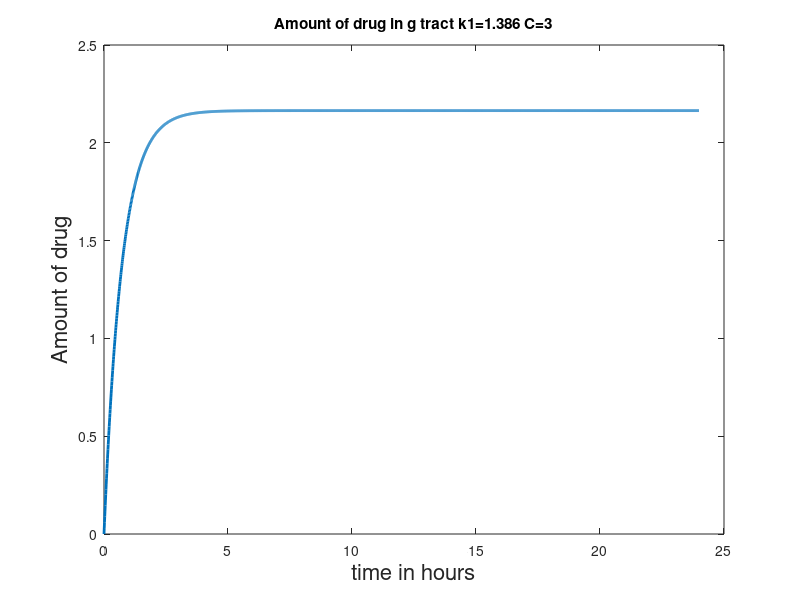
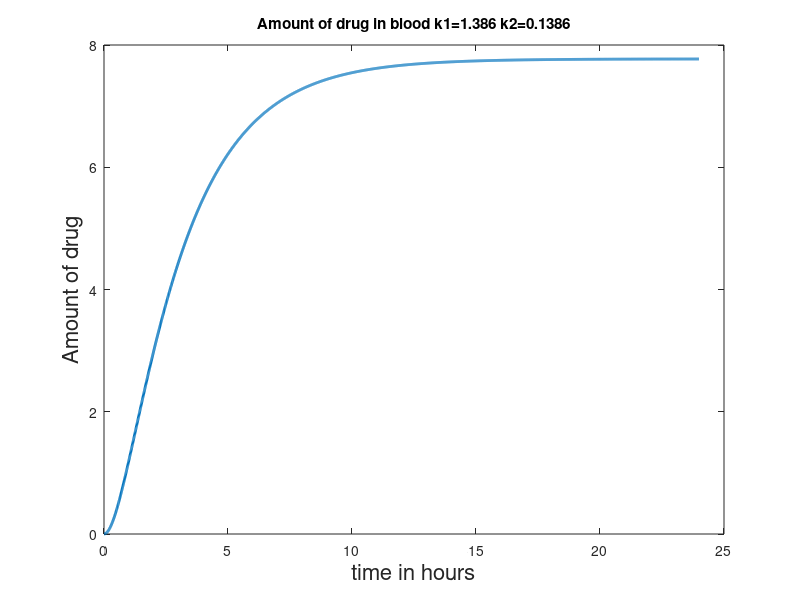

The MATLAB script that drew these images, in order:
clear
close all

k1= 1.386;
k2= 0.386; 
C=3; % constant rate of input (medicine units per hr) 
total_time=24;
dt=1e-2 ;
N= total_time/dt;



x= zeros(N,1);
y= zeros(N,1);
time= zeros(N,1); 
x(1)=0; 

for i= 1:N-1
    
    x(i+1)= x(i) + ( C - k1*x(i) )*dt;
    y(i+1)= y(i) + (k1*x(i)- k2*y(i) )*dt ;
    time(i+1)=time(i)+dt;
end

plot(time,x,'LineWidth',2);
title('Amount of drug in g tract k1=1.386 C=3')
xlabel('time in hours','FontSize',16);
ylabel('Amount of drug','FontSize',16);

figure

plot(time,y,'LineWidth',2);
title('Amount of drug in blood k1=1.386 k2=0.1386'); 
xlabel('time in hours','FontSize',16);
ylabel('Amount of drug','FontSize',16);



% figure


%%%%%%%%%%%%%%%%%%
% comparing plots for different k2
% k2vals= [0.01386 0.06 0.1386 0.6386 1.386];
% k1vals= [0.06931 0.11 0.691 1.0 1.5]; 
% 
% hold on; 
% 
% for j= 1:5
% 
%     k2 = k2vals(j);
%     x(1)=1;
%     y(1)=0; 
%     %k2 = 0.01386;
%     for i= 1:N-1
%     
%    x(i+1)= x(i) + ( C - k1*x(i) )*dt;
%     y(i+1)= y(i) + (k1*x(i)- k2*y(i) )*dt ;
%     end
%     
%     plot(time,y,'LineWidth',2);
%   
% end
% 
% title('Comparision of amount of drug in blood for different k2 with k1 = 1.386')
% xlabel('time in hours','FontSize',16);
% ylabel('Amount of drug','FontSize',16);
% legend('k2=0.01386','k2=0.06','k2=0.1386','k2=0.6836','k2=1.386');
% 
% figure 
% hold on
% 
% k2= 0.0231;
% 
% % to plot compari of x
% for j= 1:5
% 
%     k1 = k1vals(j);
%     x(1)=1;
%     y(1)=0; 
%     %k2 = 0.01386;
%     for i= 1:N-1
%     
%     x(i+1)= x(i) + ( C - k1*x(i) )*dt;
%     y(i+1)= y(i) + (k1*x(i)- k2*y(i) )*dt ;
%     end
%     
%     plot(time,x,'LineWidth',2);
%   
% end
% 
% title('Comparision of amount of drug in tract for different k1 with k2 = 0.0231')
% xlabel('time in hours','FontSize',16);
% ylabel('Amount of drug','FontSize',16);
% legend('k1=0.06931','k1=0.11','k1=0.691','k1=1.0','k1=1.5');
% 
% figure 
% hold on
% 
% % to plot compari of y
% for j= 1:5
% 
%     k1 = k1vals(j);
%     x(1)=1;
%     y(1)=0; 
%     %k2 = 0.01386;
%     for i= 1:N-1
%     
%     x(i+1)= x(i) + ( C - k1*x(i) )*dt;
%     y(i+1)= y(i) + (k1*x(i)- k2*y(i) )*dt ;
%     end
%     
%     plot(time,y,'LineWidth',2);
%   
% end
% 
% title('Comparision of amount of drug in blood for different k1 with k2 = 0.0231')
% xlabel('time in hours','FontSize',16);
% ylabel('Amount of drug','FontSize',16);
% legend('k1=0.06931','k1=0.11','k1=0.691','k1=1.0','k1=1.5');

